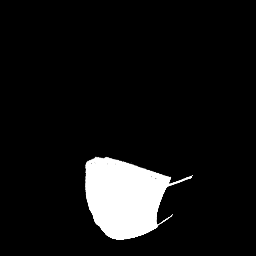
#> input picture utils/mask.png, 256 x 256 px
$ python ResizePic.py --path mask.png
#> lines starting #> are read from the running program, lines starting #| are printed output that depends on the picture; after the words box and inside, x2 and y2 are one past the last pixel; in counts of white or black regions, pixels touching at a corner belong together
'''
Author:lby
function:resize the pic to size*size

'''

import argparse
import cv2
from PIL import Image
import numpy as np
parser=argparse.ArgumentParser()
parser.add_argument('--path', type=str, help='path the photo')
parser.add_argument('--output_path', type=str, help='path the out photo')
parser.add_argument('--size', type=int, help='the photo will resize to size*size')
args=parser.parse_args()

#PIL读取图像
im=Image.open('mask.png')
#> im is the input picture: PIL image 256x256 L; min 0, max 255, mean 20.5
#width,height=args.size,args.size
im=np.array(im)
print(im.shape)
#| (256, 256)
for i in range(0,256):
    for j in range(0,256):
        if i>78 and i<=178 and j>78 and j<=178:
            im[i][j]=255
        else:
            im[i][j]=0
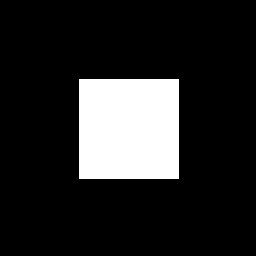
#> im: shape (256, 256); 15.3% white; 1 white region, box (x1, y1, x2, y2) and area: (79, 79, 179, 179) 10000
#im1=im.resize((width,height))
im1=Image.fromarray(im)
im1.save('center.png')
